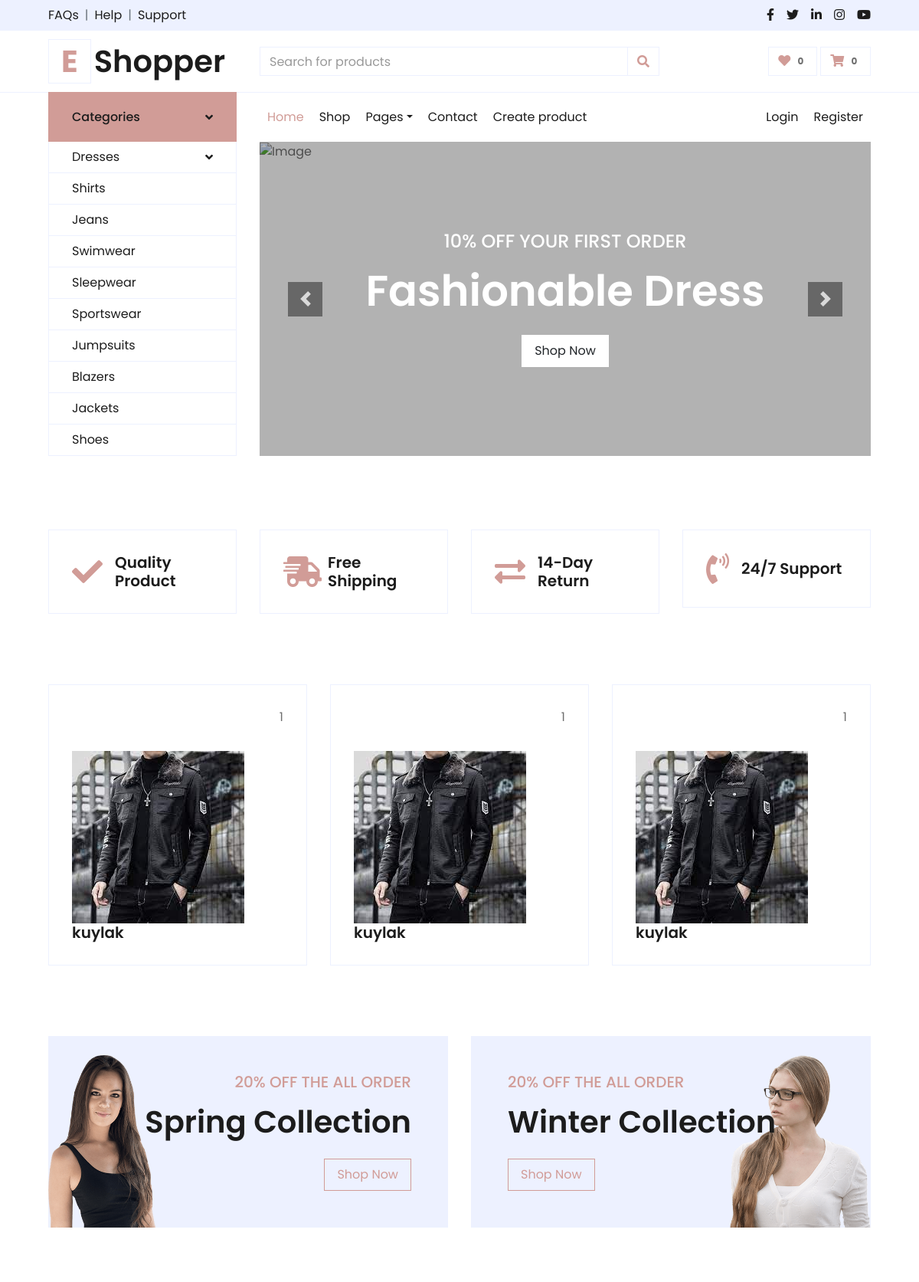
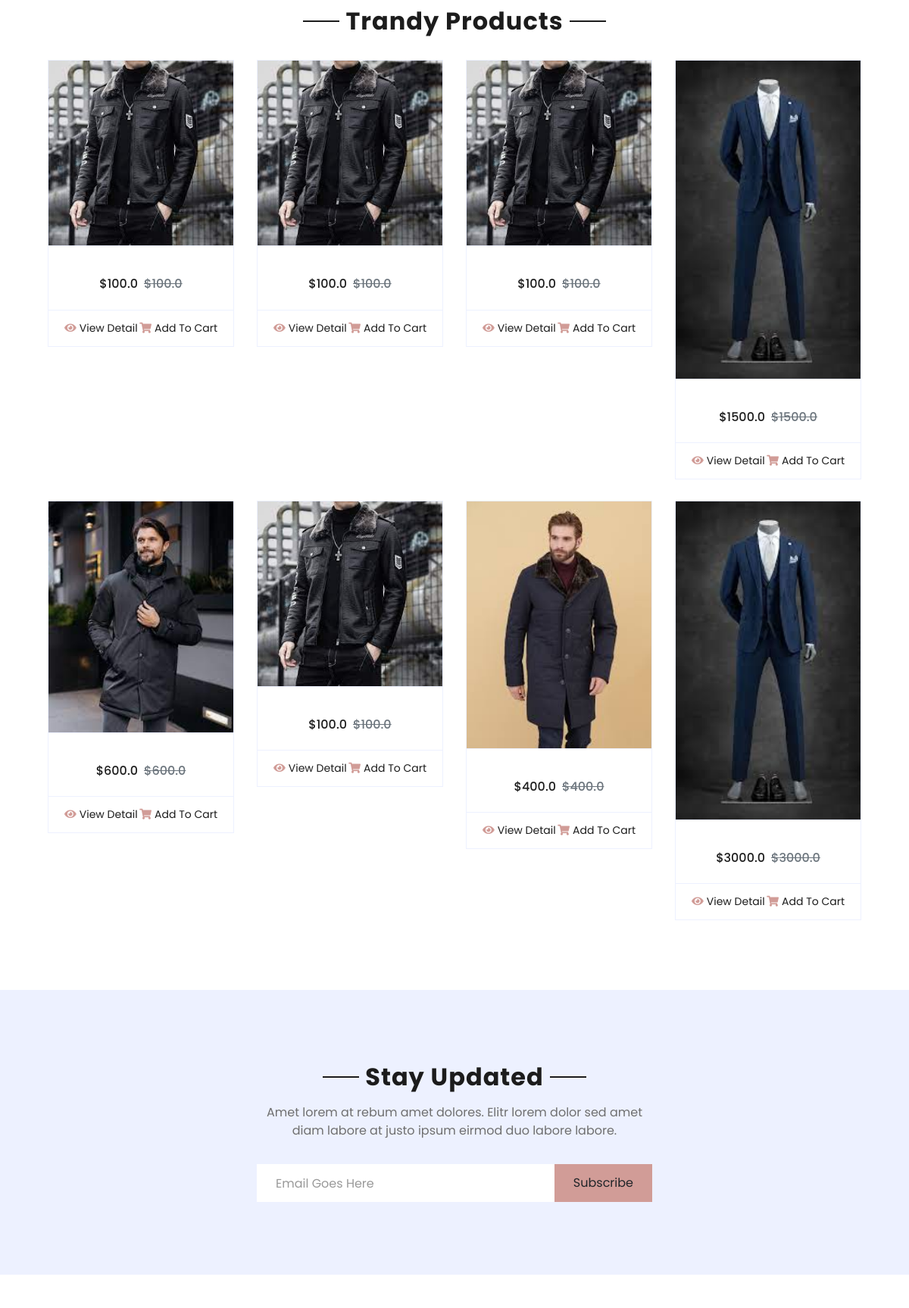
The page / (upper part) on the database its author committed (2 pictures, top to bottom).
### app/models.py (models this page shows)
class Product(models.Model):
    class ChoiceSize(models.TextChoices):
        XS = 'xs'
        X = 'x'
        M = 'm'
        L = 'l'
        XL = 'xl'
    class ChoiceColor(models.TextChoices):
        BLACK = 'Black'
        WHITE = 'White'
        RED = 'Red'
        BLUE = 'Blue'
        GREEN = 'Green'
    image = models.ImageField(upload_to='product/')
    title = models.CharField(max_length=155)
    review = models.IntegerField(default=1, null=True, blank=True)
    price = models.FloatField()
    text = models.TextField()
    choice = models.CharField(max_length=55, choices=ChoiceSize.choices, default=ChoiceSize.XL)
    color = models.CharField(max_length=25, choices=ChoiceColor.choices, default=ChoiceColor.WHITE)
    quantity = models.IntegerField(default=1)
    category = models.ForeignKey('app.Category', on_delete=models.CASCADE)

### app/views.py (the view)
# urls.py: path('', index, name='index'),
def index(request):
    products = Product.objects.order_by('-id')
    context = {
        "products": products
    }
    return render(request, 'app/index.html', context)

### templates/app/index.html (shortened to what this page needs)
{% load static %}
<!DOCTYPE html>
<html lang="en">
<head>
    <link href="https://cdnjs.cloudflare.com/ajax/libs/font-awesome/5.10.0/css/all.min.css" rel="stylesheet">
    <link href="{% static 'lib/owlcarousel/assets/owl.carousel.min.css' %}" rel="stylesheet">
    <link href="{% static 'css/style.css' %}" rel="stylesheet">
</head>
<body>
    <div class="container-fluid">
        <div class="row bg-secondary py-2 px-xl-5">
            <div class="col-lg-6 d-none d-lg-block">
                <div class="d-inline-flex align-items-center">
                    <a class="text-dark" href="">FAQs</a>
                    <span class="text-muted px-2">|</span>
                    <a class="text-dark" href="">Help</a>
                    <span class="text-muted px-2">|</span>
                    <a class="text-dark" href="">Support</a>
                </div>
            </div>
            <div class="col-lg-6 text-center text-lg-right">
                <div class="d-inline-flex align-items-center">
                    <a class="text-dark px-2" href="">
                        <i class="fab fa-facebook-f"></i>
                    </a>
                    <a class="text-dark px-2" href="">
                        <i class="fab fa-twitter"></i>
                    </a>
                    <a class="text-dark px-2" href="">
                        <i class="fab fa-linkedin-in"></i>
                    </a>
                    <a class="text-dark px-2" href="">
                        <i class="fab fa-instagram"></i>
                    </a>
                    <a class="text-dark pl-2" href="">
                        <i class="fab fa-youtube"></i>
                    </a>
                </div>
            </div>
        </div>
        <div class="row align-items-center py-3 px-xl-5">
            <div class="col-lg-3 d-none d-lg-block">
                <a href="" class="text-decoration-none">
                    <h1 class="m-0 display-5 font-weight-semi-bold"><span class="text-primary font-weight-bold border px-3 mr-1">E</span>Shopper</h1>
                </a>
            </div>
            <div class="col-lg-6 col-6 text-left">
                <form action="">
                    <div class="input-group">
                        <input type="text" class="form-control" placeholder="Search for products">
                        <div class="input-group-append">
                            <span class="input-group-text bg-transparent text-primary">
                                <i class="fa fa-search"></i>
                            </span>
                        </div>
                    </div>
                </form>
            </div>
            <div class="col-lg-3 col-6 text-right">
                <a href="" class="btn border">
                    <i class="fas fa-heart text-primary"></i>
                    <span class="badge">0</span>
                </a>
                <a href="" class="btn border">
                    <i class="fas fa-shopping-cart text-primary"></i>
                    <span class="badge">0</span>
                </a>
            </div>
        </div>
    </div>
    <div class="container-fluid mb-5">
        <div class="row border-top px-xl-5">
            <div class="col-lg-3 d-none d-lg-block">
                <a class="btn shadow-none d-flex align-items-center justify-content-between bg-primary text-white w-100" data-toggle="collapse" href="#navbar-vertical" style="height: 65px; margin-top: -1px; padding: 0 30px;">
                    <h6 class="m-0">Categories</h6>
                    <i class="fa fa-angle-down text-dark"></i>
                </a>
                <nav class="collapse show navbar navbar-vertical navbar-light align-items-start p-0 border border-top-0 border-bottom-0" id="navbar-vertical">
                    <div class="navbar-nav w-100 overflow-hidden" style="height: 410px">
                        <div class="nav-item dropdown">
                            <a href="#" class="nav-link" data-toggle="dropdown">Dresses <i class="fa fa-angle-down float-right mt-1"></i></a>
                        </div>
                        <a href="" class="nav-item nav-link">Shirts</a>
                        <a href="" class="nav-item nav-link">Jeans</a>
                        <a href="" class="nav-item nav-link">Swimwear</a>
                        <a href="" class="nav-item nav-link">Sleepwear</a>
                        <a href="" class="nav-item nav-link">Sportswear</a>
                        <a href="" class="nav-item nav-link">Jumpsuits</a>
                        <a href="" class="nav-item nav-link">Blazers</a>
                        <a href="" class="nav-item nav-link">Jackets</a>
                        <a href="" class="nav-item nav-link">Shoes</a>
                    </div>
                </nav>
            </div>
            <div class="col-lg-9">
                <nav class="navbar navbar-expand-lg bg-light navbar-light py-3 py-lg-0 px-0">
                    <div class="collapse navbar-collapse justify-content-between" id="navbarCollapse">
                        <div class="navbar-nav mr-auto py-0">
                            <a href="index.html" class="nav-item nav-link active">Home</a>
                            <a href="{% url 'shop' %}" class="nav-item nav-link">Shop</a>
                            <div class="nav-item dropdown">
                                <a href="#" class="nav-link dropdown-toggle" data-toggle="dropdown">Pages</a>
                            </div>
                            <a href="{% url 'contact' %}" class="nav-item nav-link">Contact</a>
                            <a href="{% url 'create-product' %}" class="nav-item nav-link">Create product</a>
                        </div>
                        {% if user.is_authenticated %}
                            <a href="{% url 'logout' %}" class="nav-item nav-link">Log out</a>
                        {% else %}
                        <div class="navbar-nav ml-auto py-0">
                            <a href="{% url 'login' %}" class="nav-item nav-link">Login</a>
                            <a href="" class="nav-item nav-link">Register</a>
                        </div>
                        {% endif %}
                    </div>
                </nav>
                <div id="header-carousel" class="carousel slide" data-ride="carousel">
                    <div class="carousel-inner">
                        <div class="carousel-item active" style="height: 410px;">
                            <img class="img-fluid" src="https://tvseriesfinale.com/wp-content/uploads/2012/11/merlin59.jpg" alt="Image">
                            <div class="carousel-caption d-flex flex-column align-items-center justify-content-center">
                                <div class="p-3" style="max-width: 700px;">
                                    <h4 class="text-light text-uppercase font-weight-medium mb-3">10% Off Your First Order</h4>
                                    <h3 class="display-4 text-white font-weight-semi-bold mb-4">Fashionable Dress</h3>
                                    <a href="" class="btn btn-light py-2 px-3">Shop Now</a>
                                </div>
                            </div>
                        </div>
                    </div>
                    <a class="carousel-control-prev" href="#header-carousel" data-slide="prev">
                        <div class="btn btn-dark" style="width: 45px; height: 45px;">
                            <span class="carousel-control-prev-icon mb-n2"></span>
                        </div>
                    </a>
                    <a class="carousel-control-next" href="#header-carousel" data-slide="next">
                        <div class="btn btn-dark" style="width: 45px; height: 45px;">
                            <span class="carousel-control-next-icon mb-n2"></span>
                        </div>
                    </a>
                </div>
            </div>
        </div>
    </div>
    <div class="container-fluid pt-5">
        <div class="row px-xl-5 pb-3">
            <div class="col-lg-3 col-md-6 col-sm-12 pb-1">
                <div class="d-flex align-items-center border mb-4" style="padding: 30px;">
                    <h1 class="fa fa-check text-primary m-0 mr-3"></h1>
                    <h5 class="font-weight-semi-bold m-0">Quality Product</h5>
                </div>
            </div>
            <div class="col-lg-3 col-md-6 col-sm-12 pb-1">
                <div class="d-flex align-items-center border mb-4" style="padding: 30px;">
                    <h1 class="fa fa-shipping-fast text-primary m-0 mr-2"></h1>
                    <h5 class="font-weight-semi-bold m-0">Free Shipping</h5>
                </div>
            </div>
            <div class="col-lg-3 col-md-6 col-sm-12 pb-1">
                <div class="d-flex align-items-center border mb-4" style="padding: 30px;">
                    <h1 class="fas fa-exchange-alt text-primary m-0 mr-3"></h1>
                    <h5 class="font-weight-semi-bold m-0">14-Day Return</h5>
                </div>
            </div>
            <div class="col-lg-3 col-md-6 col-sm-12 pb-1">
                <div class="d-flex align-items-center border mb-4" style="padding: 30px;">
                    <h1 class="fa fa-phone-volume text-primary m-0 mr-3"></h1>
                    <h5 class="font-weight-semi-bold m-0">24/7 Support</h5>
                </div>
            </div>
        </div>
    </div>
    <div class="container-fluid pt-5">
        <div class="row px-xl-5 pb-3">
            {% for product in products|slice:':3' %}
                <div class="col-lg-4 col-md-6 pb-1">
                <div class="cat-item d-flex flex-column border mb-4" style="padding: 30px;">
                    <p class="text-right">{{ product.quantity }}</p>
                    <a href="" class="cat-img position-relative overflow-hidden mb-3">
                        <a href="{% url 'shop-details' product.id %}">
                        <a href="{% url 'shop-details' product.id %}">
                        <img class="img-fluid" src="{{ product.image.url }}" alt="">
                    </a>
                    <h5 class="font-weight-semi-bold m-0">{{ product.title }}</h5></a></a>
                </div>
                </div>
            {% endfor %}
        </div>
    </div>
    <div class="container-fluid offer pt-5">
        <div class="row px-xl-5">
            <div class="col-md-6 pb-4">
                <div class="position-relative bg-secondary text-center text-md-right text-white mb-2 py-5 px-5">
                    <img src="{% static 'img/offer-1.png' %}" alt="">
                    <div class="position-relative" style="z-index: 1;">
                        <h5 class="text-uppercase text-primary mb-3">20% off the all order</h5>
                        <h1 class="mb-4 font-weight-semi-bold">Spring Collection</h1>
                        <a href="" class="btn btn-outline-primary py-md-2 px-md-3">Shop Now</a>
                    </div>
                </div>
            </div>
            <div class="col-md-6 pb-4">
                <div class="position-relative bg-secondary text-center text-md-left text-white mb-2 py-5 px-5">
                    <img src="{% static 'img/offer-2.png' %}" alt="">
                    <div class="position-relative" style="z-index: 1;">
                        <h5 class="text-uppercase text-primary mb-3">20% off the all order</h5>
                        <h1 class="mb-4 font-weight-semi-bold">Winter Collection</h1>
                        <a href="" class="btn btn-outline-primary py-md-2 px-md-3">Shop Now</a>
                    </div>
                </div>
            </div>
        </div>
    </div>
    <div class="container-fluid pt-5">
        <div class="text-center mb-4">
            <h2 class="section-title px-5"><span class="px-2">Trandy Products</span></h2>
        </div>
            <div class="row px-xl-5 pb-3">
            {% for product in products|slice:":8" %}
            <div class="col-lg-3 col-md-6 col-sm-12 pb-1">
                <div class="card product-item border-0 mb-4">
                    <div class="card-header product-img position-relative overflow-hidden bg-transparent border p-0">
                        <a href="{% url 'shop-details' product.id %}"><img class="img-fluid w-100" src="{{ product.image.url }}" alt=""></a>
                    </div>
                    <div class="card-body border-left border-right text-center p-0 pt-4 pb-3">
                        <div class="d-flex justify-content-center">
                            <h6>${{ product.price }}</h6><h6 class="text-muted ml-2"><del>${{ product.price }}</del></h6>
                        </div>
                    </div>
                    <div class="card-footer d-flex justify-content-between bg-light border">
                        <a href="" class="btn btn-sm text-dark p-0"><i class="fas fa-eye text-primary mr-1"></i>View Detail</a>
                        <a href="" class="btn btn-sm text-dark p-0"><i class="fas fa-shopping-cart text-primary mr-1"></i>Add To Cart</a>
                    </div>
                </div>
            </div>
        {% endfor %}
        </div>
    </div>
    <div class="container-fluid bg-secondary my-5">
        <div class="row justify-content-md-center py-5 px-xl-5">
            <div class="col-md-6 col-12 py-5">
                <div class="text-center mb-2 pb-2">
                    <h2 class="section-title px-5 mb-3"><span class="bg-secondary px-2">Stay Updated</span></h2>
                    <p>Amet lorem at rebum amet dolores. Elitr lorem dolor sed amet diam labore at justo ipsum eirmod duo labore labore.</p>
                </div>
                <form action="">
                    <div class="input-group">
                        <input type="text" class="form-control border-white p-4" placeholder="Email Goes Here">
                        <div class="input-group-append">
                            <button class="btn btn-primary px-4">Subscribe</button>
                        </div>
                    </div>
                </form>
            </div>
        </div>
    </div>
</body>
</html>

### rows shown on the page
Product: quantity "1", image (picture), title "kuylak", price "100.0"
Product: quantity "1", image (picture), title "kuylak", price "100.0"
Product: quantity "1", image (picture), title "kuylak", price "100.0"
Product: image (picture), price "1500.0"
Product: image (picture), price "600.0"
Product: image (picture), price "100.0"
Product: image (picture), price "400.0"
Product: image (picture), price "3000.0"
